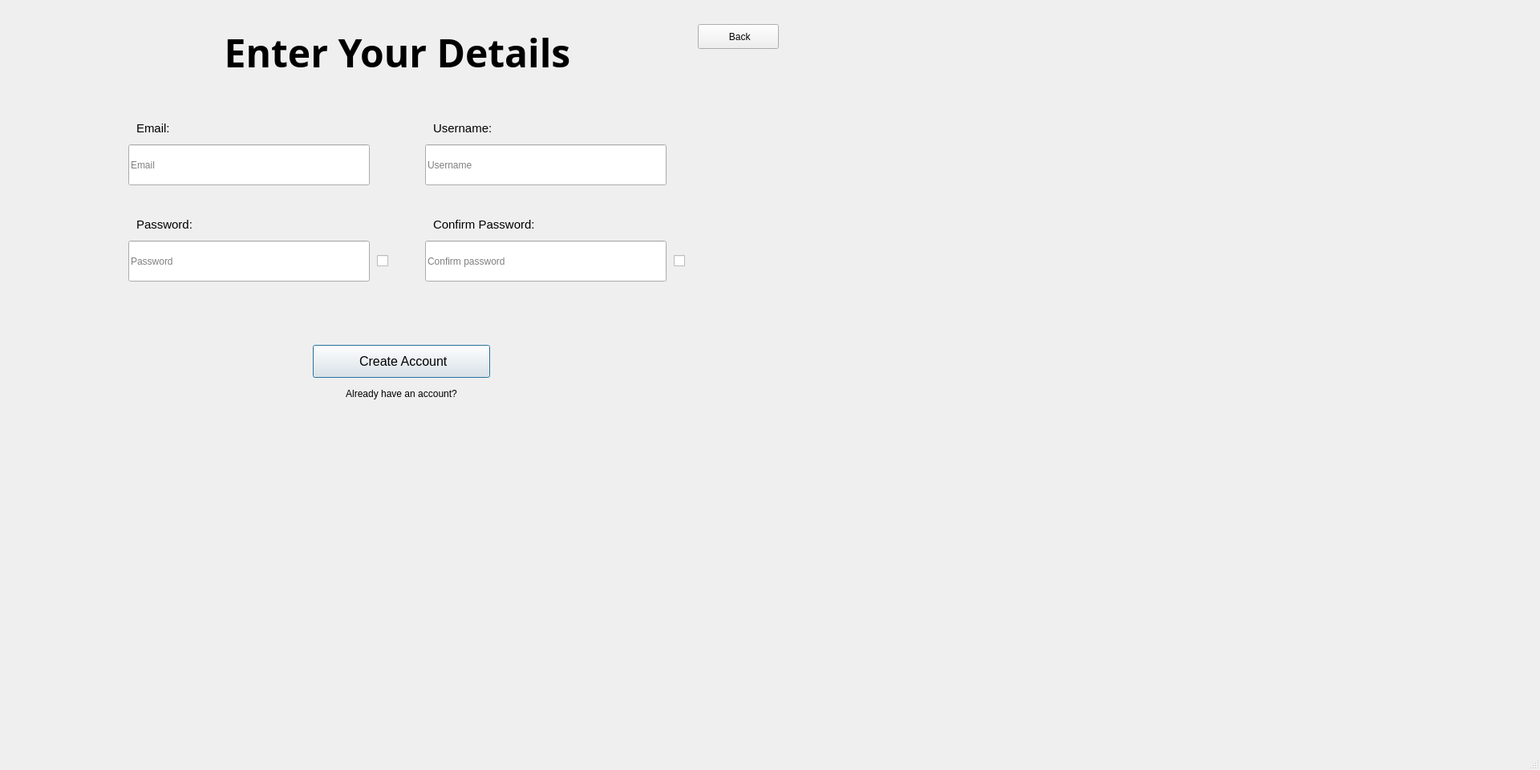
<?xml version='1.0' encoding='utf-8'?>
<ui version="4.0">
 <class>IdanCloud</class>
 <widget class="QMainWindow" name="IdanCloud">
  <property name="geometry">
   <rect>
    <x>0</x>
    <y>0</y>
    <width>1920</width>
    <height>960</height>
   </rect>
  </property>
  <property name="acceptDrops">
   <bool>false</bool>
  </property>
  <property name="windowTitle">
   <string>IdanCloud</string>
  </property>
  <widget class="QWidget" name="centralwidget">
   <widget class="QLabel" name="main_text">
    <property name="geometry">
     <rect>
      <x>70</x>
      <y>40</y>
      <width>851</width>
      <height>51</height>
     </rect>
    </property>
    <property name="font">
     <font>
      <family>Trebuchet MS</family>
      <pointsize>36</pointsize>
      <bold>true</bold>
     </font>
    </property>
    <property name="layoutDirection">
     <enum>Qt::LayoutDirection::LeftToRight</enum>
    </property>
    <property name="styleSheet">
     <string notr="true">.btn {
    margin: 1rem;
    font-size: 1.2rem;
    color: var(--text);
    padding: 0.7rem 2rem;
    border-radius: 30em;
    border-style: none;
    text-transform: uppercase;
    letter-spacing: 2px;
    background-color: transparent;
    box-shadow: 1px 1px 10px #000000;
    transition: all .3s ease;
    opacity: 0.8;
}</string>
    </property>
    <property name="text">
     <string>Enter Your Details</string>
    </property>
    <property name="scaledContents">
     <bool>true</bool>
    </property>
    <property name="alignment">
     <set>Qt::AlignmentFlag::AlignCenter</set>
    </property>
   </widget>
   <widget class="QPushButton" name="signup_button">
    <property name="geometry">
     <rect>
      <x>390</x>
      <y>430</y>
      <width>221</width>
      <height>41</height>
     </rect>
    </property>
    <property name="font">
     <font>
      <pointsize>12</pointsize>
     </font>
    </property>
    <property name="styleSheet">
     <string notr="true" />
    </property>
    <property name="text">
     <string> Create Account</string>
    </property>
    <property name="iconSize">
     <size>
      <width>20</width>
      <height>20</height>
     </size>
    </property>
    <property name="default">
     <bool>true</bool>
    </property>
   </widget>
   <widget class="QLabel" name="passwor_label">
    <property name="geometry">
     <rect>
      <x>170</x>
      <y>270</y>
      <width>191</width>
      <height>21</height>
     </rect>
    </property>
    <property name="font">
     <font>
      <pointsize>11</pointsize>
     </font>
    </property>
    <property name="text">
     <string>&lt;html&gt;&lt;head/&gt;&lt;body&gt;&lt;p&gt;&lt;span&gt;Password:&lt;/span&gt;&lt;/p&gt;&lt;/body&gt;&lt;/html&gt;</string>
    </property>
    <property name="alignment">
     <set>Qt::AlignmentFlag::AlignLeading|Qt::AlignmentFlag::AlignLeft|Qt::AlignmentFlag::AlignVCenter</set>
    </property>
   </widget>
   <widget class="QLabel" name="email_label">
    <property name="geometry">
     <rect>
      <x>170</x>
      <y>150</y>
      <width>211</width>
      <height>21</height>
     </rect>
    </property>
    <property name="font">
     <font>
      <pointsize>11</pointsize>
     </font>
    </property>
    <property name="text">
     <string>&lt;html&gt;&lt;head/&gt;&lt;body&gt;&lt;p&gt;&lt;span&gt;Email:&lt;/span&gt;&lt;/p&gt;&lt;/body&gt;&lt;/html&gt;</string>
    </property>
    <property name="alignment">
     <set>Qt::AlignmentFlag::AlignLeading|Qt::AlignmentFlag::AlignLeft|Qt::AlignmentFlag::AlignVCenter</set>
    </property>
   </widget>
   <widget class="QPushButton" name="back_button">
    <property name="geometry">
     <rect>
      <x>870</x>
      <y>30</y>
      <width>101</width>
      <height>31</height>
     </rect>
    </property>
    <property name="styleSheet">
     <string notr="true" />
    </property>
    <property name="text">
     <string> Back</string>
    </property>
    <property name="iconSize">
     <size>
      <width>20</width>
      <height>20</height>
     </size>
    </property>
   </widget>
   <widget class="QLabel" name="username_label">
    <property name="geometry">
     <rect>
      <x>540</x>
      <y>150</y>
      <width>201</width>
      <height>21</height>
     </rect>
    </property>
    <property name="font">
     <font>
      <pointsize>11</pointsize>
     </font>
    </property>
    <property name="text">
     <string>&lt;html&gt;&lt;head/&gt;&lt;body&gt;&lt;p&gt;&lt;span&gt;Username:&lt;/span&gt;&lt;/p&gt;&lt;/body&gt;&lt;/html&gt;</string>
    </property>
    <property name="alignment">
     <set>Qt::AlignmentFlag::AlignLeading|Qt::AlignmentFlag::AlignLeft|Qt::AlignmentFlag::AlignVCenter</set>
    </property>
   </widget>
   <widget class="QLabel" name="confirm_password_label">
    <property name="geometry">
     <rect>
      <x>540</x>
      <y>270</y>
      <width>211</width>
      <height>21</height>
     </rect>
    </property>
    <property name="font">
     <font>
      <pointsize>11</pointsize>
     </font>
    </property>
    <property name="text">
     <string>&lt;html&gt;&lt;head/&gt;&lt;body&gt;&lt;p&gt;&lt;span&gt;Confirm Password:&lt;/span&gt;&lt;/p&gt;&lt;/body&gt;&lt;/html&gt;</string>
    </property>
    <property name="alignment">
     <set>Qt::AlignmentFlag::AlignLeading|Qt::AlignmentFlag::AlignLeft|Qt::AlignmentFlag::AlignVCenter</set>
    </property>
   </widget>
   <widget class="QLineEdit" name="email">
    <property name="geometry">
     <rect>
      <x>160</x>
      <y>180</y>
      <width>301</width>
      <height>51</height>
     </rect>
    </property>
    <property name="alignment">
     <set>Qt::AlignmentFlag::AlignLeading|Qt::AlignmentFlag::AlignLeft|Qt::AlignmentFlag::AlignVCenter</set>
    </property>
    <property name="placeholderText">
     <string>Email</string>
    </property>
   </widget>
   <widget class="QLineEdit" name="password">
    <property name="geometry">
     <rect>
      <x>160</x>
      <y>300</y>
      <width>301</width>
      <height>51</height>
     </rect>
    </property>
    <property name="alignment">
     <set>Qt::AlignmentFlag::AlignLeading|Qt::AlignmentFlag::AlignLeft|Qt::AlignmentFlag::AlignVCenter</set>
    </property>
    <property name="placeholderText">
     <string>Password</string>
    </property>
   </widget>
   <widget class="QLineEdit" name="confirm_password">
    <property name="geometry">
     <rect>
      <x>530</x>
      <y>300</y>
      <width>301</width>
      <height>51</height>
     </rect>
    </property>
    <property name="alignment">
     <set>Qt::AlignmentFlag::AlignLeading|Qt::AlignmentFlag::AlignLeft|Qt::AlignmentFlag::AlignVCenter</set>
    </property>
    <property name="placeholderText">
     <string>Confirm password</string>
    </property>
   </widget>
   <widget class="QLineEdit" name="username">
    <property name="geometry">
     <rect>
      <x>530</x>
      <y>180</y>
      <width>301</width>
      <height>51</height>
     </rect>
    </property>
    <property name="alignment">
     <set>Qt::AlignmentFlag::AlignLeading|Qt::AlignmentFlag::AlignLeft|Qt::AlignmentFlag::AlignVCenter</set>
    </property>
    <property name="placeholderText">
     <string>Username</string>
    </property>
   </widget>
   <widget class="QCheckBox" name="password_toggle">
    <property name="geometry">
     <rect>
      <x>470</x>
      <y>310</y>
      <width>21</width>
      <height>31</height>
     </rect>
    </property>
    <property name="text">
     <string />
    </property>
   </widget>
   <widget class="QCheckBox" name="confirm_password_toggle">
    <property name="geometry">
     <rect>
      <x>840</x>
      <y>310</y>
      <width>21</width>
      <height>31</height>
     </rect>
    </property>
    <property name="text">
     <string />
    </property>
   </widget>
   <widget class="QLabel" name="message">
    <property name="geometry">
     <rect>
      <x>0</x>
      <y>380</y>
      <width>1001</width>
      <height>41</height>
     </rect>
    </property>
    <property name="text">
     <string />
    </property>
    <property name="alignment">
     <set>Qt::AlignmentFlag::AlignCenter</set>
    </property>
   </widget>
   <widget class="QPushButton" name="login_button">
    <property name="geometry">
     <rect>
      <x>400</x>
      <y>480</y>
      <width>201</width>
      <height>21</height>
     </rect>
    </property>
    <property name="font">
     <font>
      <pointsize>9</pointsize>
     </font>
    </property>
    <property name="styleSheet">
     <string notr="true" />
    </property>
    <property name="text">
     <string>Already have an account?</string>
    </property>
    <property name="iconSize">
     <size>
      <width>20</width>
      <height>20</height>
     </size>
    </property>
    <property name="autoDefault">
     <bool>false</bool>
    </property>
    <property name="default">
     <bool>false</bool>
    </property>
    <property name="flat">
     <bool>true</bool>
    </property>
   </widget>
  </widget>
  <widget class="QStatusBar" name="statusbar" />
 </widget>
 <resources />
 <connections />
</ui>
